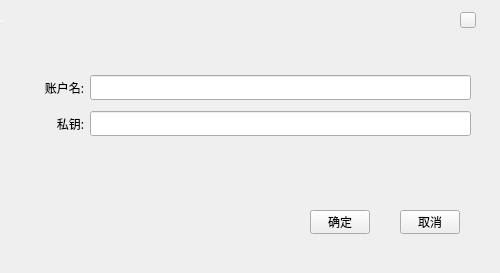
<?xml version="1.0" encoding="UTF-8"?>
<ui version="4.0">
 <class>ImportDialogUB</class>
 <widget class="QDialog" name="ImportDialog">
  <property name="geometry">
   <rect>
    <x>0</x>
    <y>0</y>
    <width>500</width>
    <height>273</height>
   </rect>
  </property>
  <property name="font">
   <font>
    <family>微软雅黑</family>
   </font>
  </property>
  <property name="windowTitle">
   <string>Dialog</string>
  </property>
  <property name="styleSheet">
   <string notr="true"/>
  </property>
  <widget class="QToolButton" name="closeBtn">
   <property name="geometry">
    <rect>
     <x>460</x>
     <y>12</y>
     <width>16</width>
     <height>16</height>
    </rect>
   </property>
   <property name="font">
    <font>
     <family>微软雅黑</family>
    </font>
   </property>
   <property name="cursor">
    <cursorShape>PointingHandCursor</cursorShape>
   </property>
   <property name="styleSheet">
    <string notr="true"/>
   </property>
   <property name="text">
    <string/>
   </property>
  </widget>
  <widget class="QLabel" name="title_Label">
   <property name="geometry">
    <rect>
     <x>0</x>
     <y>0</y>
     <width>500</width>
     <height>40</height>
    </rect>
   </property>
   <property name="font">
    <font>
     <family>微软雅黑</family>
     <pointsize>-1</pointsize>
     <weight>50</weight>
     <italic>false</italic>
     <bold>false</bold>
    </font>
   </property>
   <property name="styleSheet">
    <string notr="true">font: 14px &quot;微软雅黑&quot;;
color: rgb(255, 255, 255);</string>
   </property>
   <property name="text">
    <string>导入账户</string>
   </property>
  </widget>
  <widget class="QToolButton" name="okBtn">
   <property name="geometry">
    <rect>
     <x>310</x>
     <y>210</y>
     <width>60</width>
     <height>24</height>
    </rect>
   </property>
   <property name="font">
    <font>
     <family>微软雅黑</family>
    </font>
   </property>
   <property name="cursor">
    <cursorShape>PointingHandCursor</cursorShape>
   </property>
   <property name="styleSheet">
    <string notr="true">font: 9pt &quot;微软雅黑&quot;;</string>
   </property>
   <property name="text">
    <string>确定</string>
   </property>
  </widget>
  <widget class="QToolButton" name="cancelBtn">
   <property name="geometry">
    <rect>
     <x>400</x>
     <y>210</y>
     <width>60</width>
     <height>24</height>
    </rect>
   </property>
   <property name="font">
    <font>
     <family>微软雅黑</family>
    </font>
   </property>
   <property name="cursor">
    <cursorShape>PointingHandCursor</cursorShape>
   </property>
   <property name="styleSheet">
    <string notr="true">font: 9pt &quot;微软雅黑&quot;;</string>
   </property>
   <property name="text">
    <string>取消</string>
   </property>
  </widget>
  <widget class="QWidget" name="">
   <property name="geometry">
    <rect>
     <x>20</x>
     <y>70</y>
     <width>451</width>
     <height>71</height>
    </rect>
   </property>
   <layout class="QGridLayout" name="gridLayout" columnstretch="1,6">
    <item row="0" column="0">
     <widget class="QLabel" name="label_2">
      <property name="text">
       <string>账户名:</string>
      </property>
      <property name="alignment">
       <set>Qt::AlignRight|Qt::AlignTrailing|Qt::AlignVCenter</set>
      </property>
     </widget>
    </item>
    <item row="0" column="1">
     <widget class="QLineEdit" name="name">
      <property name="font">
       <font>
        <family>微软雅黑</family>
        <weight>50</weight>
        <italic>false</italic>
        <bold>false</bold>
       </font>
      </property>
      <property name="contextMenuPolicy">
       <enum>Qt::DefaultContextMenu</enum>
      </property>
      <property name="styleSheet">
       <string notr="true"/>
      </property>
      <property name="text">
       <string/>
      </property>
      <property name="echoMode">
       <enum>QLineEdit::Normal</enum>
      </property>
      <property name="readOnly">
       <bool>false</bool>
      </property>
     </widget>
    </item>
    <item row="1" column="0">
     <widget class="QLabel" name="label">
      <property name="text">
       <string>私钥:</string>
      </property>
      <property name="alignment">
       <set>Qt::AlignRight|Qt::AlignTrailing|Qt::AlignVCenter</set>
      </property>
     </widget>
    </item>
    <item row="1" column="1">
     <widget class="QLineEdit" name="privatekey">
      <property name="font">
       <font>
        <family>微软雅黑</family>
        <weight>50</weight>
        <italic>false</italic>
        <bold>false</bold>
       </font>
      </property>
      <property name="contextMenuPolicy">
       <enum>Qt::DefaultContextMenu</enum>
      </property>
      <property name="styleSheet">
       <string notr="true"/>
      </property>
      <property name="text">
       <string/>
      </property>
      <property name="echoMode">
       <enum>QLineEdit::Password</enum>
      </property>
      <property name="readOnly">
       <bool>false</bool>
      </property>
     </widget>
    </item>
   </layout>
  </widget>
  <zorder>privatekey</zorder>
  <zorder>label</zorder>
  <zorder>title_Label</zorder>
  <zorder>okBtn</zorder>
  <zorder>cancelBtn</zorder>
  <zorder>closeBtn</zorder>
  <zorder>label_2</zorder>
  <zorder>name</zorder>
 </widget>
 <tabstops>
  <tabstop>privatekey</tabstop>
 </tabstops>
 <resources/>
 <connections/>
</ui>
